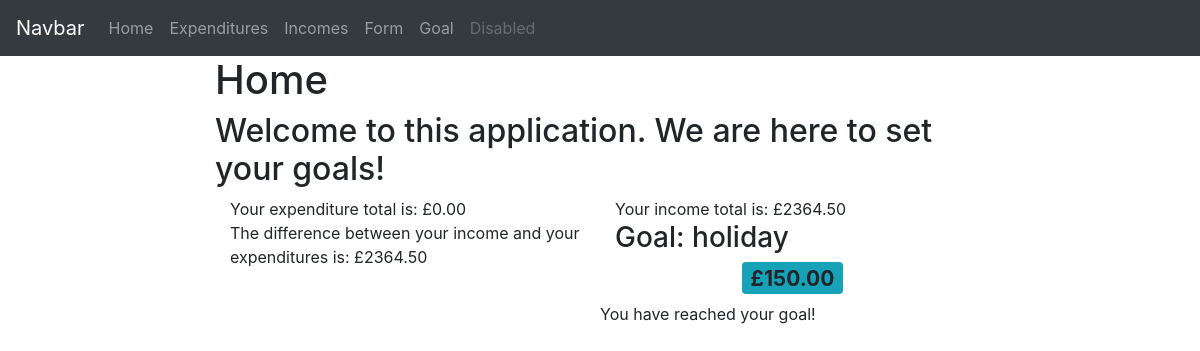
Page /home on the earlier database version.
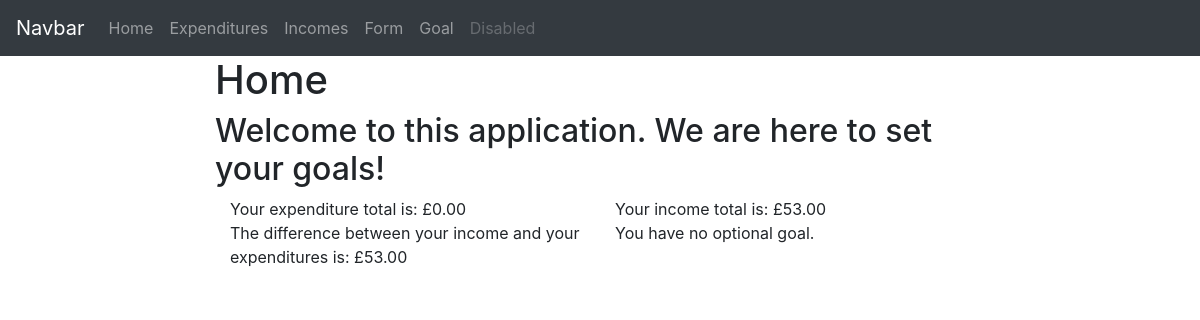
Same page on the later database version.
### app/models.py (models this page shows)
class Goal(db.Model):
    id = db.Column(db.Integer, primary_key=True)
    name = db.Column(db.String(500), index=True, nullable=True)
    amount = db.Column(db.Float, nullable=False)

### app/views.py (the view)
@app.route('/home', methods =['GET','POST'])
def home():
    goal_set=False
    goal_name=""
    goal_amount=-1.0
    goal_progress=-1.0
    with app.app_context():
        expenditure_query=db.session.query(models.Expenditure.amount).all()
        income_query=db.session.query(models.Income.amount).all()
        if db.session.query(models.Goal).count()!=0:
            goal_set=True
            goal = db.session.query(models.Goal).first()
            goal_name, goal_amount = goal.name, goal.amount
    expenditure_total=0
    income_total=0
    for x in expenditure_query:
       expenditure_total+=float(x[0])
    for x in income_query:
        income_total+=float(x[0])
    exp_inc_dif = income_total-expenditure_total
    if goal_amount != -1.0:
        goal_progress=max(round(100*(exp_inc_dif/goal_amount),2),0)
    home={'description':'Welcome to this application. We are here to set your goals!',
          'income_total':'This is your income total.',
          'optional_goal':'You have no optional goal.',
          'null_money':'This is to be shown if there is nothing to report.'}
    return render_template('home.html', title='Home', home=home, expenditure_total=expenditure_total, income_total=income_total, exp_inc_dif=exp_inc_dif, goal_name=goal_name, goal_amount=goal_amount, goal_set=goal_set, goal_progress=goal_progress) #this is the base location

### app/templates/home.html
{% extends "base.html" %}]
{%block content%}
<h1>Home</h1>
<h2>{{home.description}}</h2>
<div class="container">
    {% if expenditure_total==0 and income_total==0 %}
    <div class="col-sm justify-content-center">
        {{home.null_money}}
    </div>
    {% else %}
    <div class="row ">
        <div class="col-sm">
            <td>Your expenditure total is: £{{'%0.2f'|format(expenditure_total|float)}}</td>
        </div>
        <div class="col-sm">
            <td>Your income total is: £{{'%0.2f'|format(income_total|float)}}</td>
        </div>
    </div>
    <div class="row">
        <div class="col-sm">
            <td>The difference between your income and your expenditures is: £{{'%0.2f'|format(exp_inc_dif|float)}}</td>
        </div>
        {% endif %}
        <div class="col-sm">
            {% if goal_set %}
            <h3>Goal: {{ goal_name }}</h3>
                <h3>
                <div class="row justify-content-center">
                    <span class="badge bg-info"> £{{'%0.2f'|format(goal_amount|float)}} </span>
                </div>
                </h3>
            <div class="row">
                <body>
                    {% if goal_progress > 100 %}
                    You have reached your goal!
                    {% else %}
                    You are {{goal_progress}}% of the way to your goal!
                    {% endif %}
                </body>
            </div>
            {% else %}
            {{home.optional_goal}}
            {% endif %}
        </div>
    </div>
</div>
{%endblock%}

Differences in the rows shown:
removed Goal: name "holiday", amount "150.00"
Other differences:
{{ '%0.2f'|format(income_total|float) }}: "2364.50" → "53.00"
{{ '%0.2f'|format(exp_inc_dif|float) }}: "2364.50" → "53.00"
{{ home.optional_goal }}: (not shown) → "You have no optional goal."
text no longer shown: "Goal: £ You have reached your goal!"
